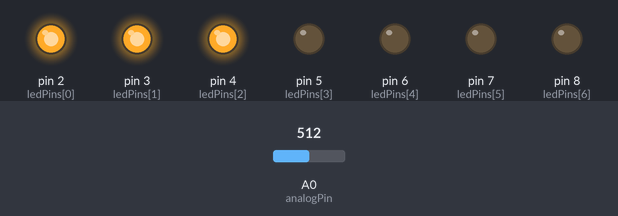
Bench run of a sketch on a simulated Arduino Uno, built with avr-gcc and run on an emulated ATmega328P. On the bench: output pins drawn as LEDs (lit = HIGH). The inputs (shaded band) are chosen by the test bench; at power-on: A0 (analogPin) = 512.

Above: at 1.2 s.
1.3 s: A0 (analogPin) set to 577
2.8 s: A0 (analogPin) set to 592
At 3.1 s:
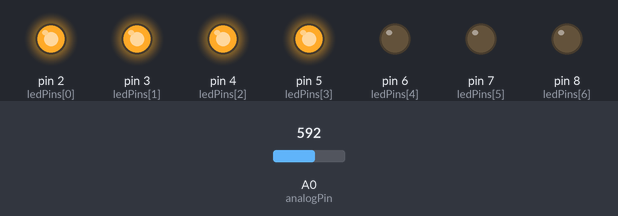
4.3 s: A0 (analogPin) set to 306
At 5.5 s:
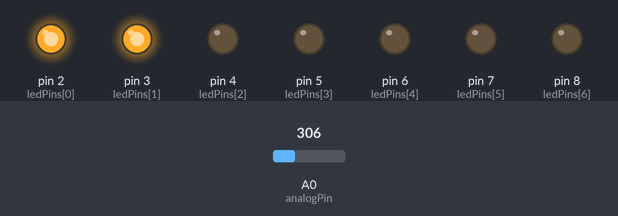
5.8 s: A0 (analogPin) set to 282
At 6.6 s:
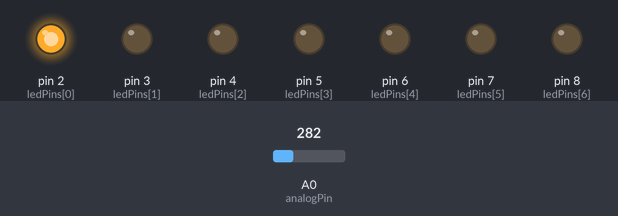
7.3 s: A0 (analogPin) set to 161
8.8 s: A0 (analogPin) set to 133
At 10.1 s:
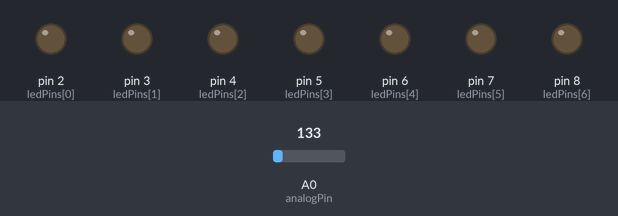
Timing chart, 0 to 11.3 s (numbered marks = the images above; inputs shaded):
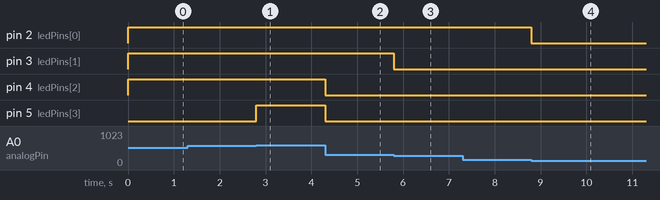

The sketch:

bar_code_c.ino
```cpp
// these constants won't change
const int analogPin = A0;  // the pin that the potentiometer is attached to
const int ledCount = 7;   // the number of LEDs in the bar graph

int ledPins[] = {
 2, 3, 4, 5, 6,7,8,
};  // an array of pin numbers to which LEDs are attached


void setup() {
  // loop over the pin array and set them all to output:
  for (int thisLed = 0; thisLed < ledCount; thisLed++) {
    pinMode(ledPins[thisLed], OUTPUT);
  }
}

void loop() {
  // read the potentiometer:
  int sensorReading = analogRead(analogPin);
  // map the result to a range from 0 to the number of LEDs:
  int ledLevel = map(sensorReading, 0, 1023, 0, ledCount);

  // loop over the LED array:
  for (int thisLed = 0; thisLed < ledCount; thisLed++) {
    // if the array element's index is less than ledLevel,
    // turn the pin for this element on:
    if (thisLed < ledLevel) {
      digitalWrite(ledPins[thisLed], HIGH);
    }
    // turn off all pins higher than the ledLevel:
    else {
      digitalWrite(ledPins[thisLed], LOW);
    }
  }
}
```

Measured:
- the behaviour switches between 584 and 585 on A0 (analogPin) (found by bisection; images 0 and 1)
- the behaviour switches between 293 and 292 on A0 (analogPin) (found by bisection; images 2 and 3)
- the behaviour switches between 147 and 146 on A0 (analogPin) (found by bisection; images 3 and 4)
- after the input at 1.3 s, every drawn part: stays the same
- after the input at 2.8 s, pin 5 (ledPins[3]): LOW → HIGH at once
- after the input at 4.3 s, pin 4 (ledPins[2]), pin 5 (ledPins[3]): HIGH → LOW at once
- after the input at 5.8 s, pin 3 (ledPins[1]): HIGH → LOW at once
- after the input at 7.3 s, every drawn part: stays the same
- after the input at 8.8 s, pin 2 (ledPins[0]): HIGH → LOW at once
